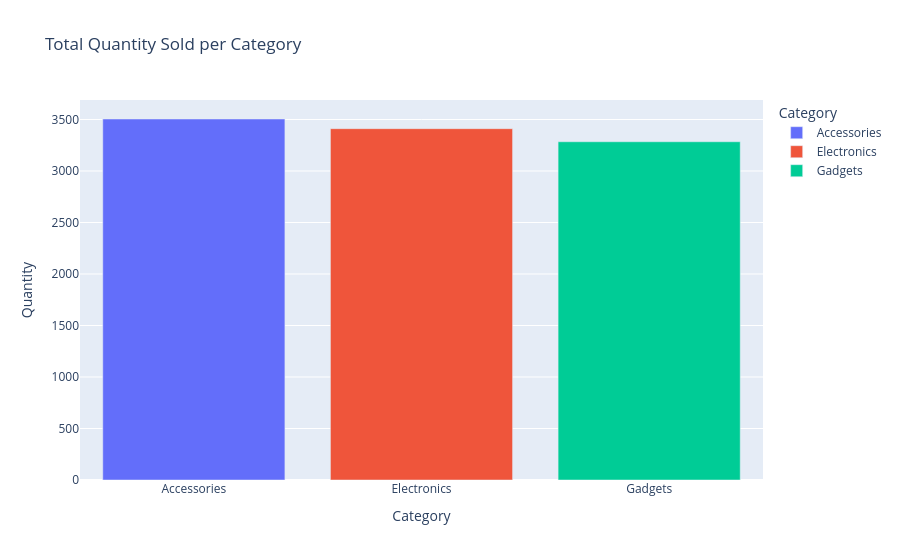

The cell this chart's notebook holds for it:
### Code cell
fig = px.bar(
    category_sales,
    x='Category',
    y='Quantity',
    title='Total Quantity Sold per Category',
    color='Category'
)

fig.show()

### Figure 1 — Plotly figure (JSON) as saved in the notebook; plotly's stock layout.template omitted (floating-point values rounded to 4 significant figures)
{"data": [{"hovertemplate": "Category=%{x}<br>Quantity=%{y}<extra></extra>", "legendgroup": "Accessories", "marker": {"color": "#636efa", "pattern": {"shape": ""}}, "name": "Accessories", "orientation": "v", "showlegend": true, "textposition": "auto", "type": "bar", "x": ["Accessories"], "xaxis": "x", "y": [3505], "yaxis": "y"}, {"hovertemplate": "Category=%{x}<br>Quantity=%{y}<extra></extra>", "legendgroup": "Electronics", "marker": {"color": "#EF553B", "pattern": {"shape": ""}}, "name": "Electronics", "orientation": "v", "showlegend": true, "textposition": "auto", "type": "bar", "x": ["Electronics"], "xaxis": "x", "y": [3411], "yaxis": "y"}, {"hovertemplate": "Category=%{x}<br>Quantity=%{y}<extra></extra>", "legendgroup": "Gadgets", "marker": {"color": "#00cc96", "pattern": {"shape": ""}}, "name": "Gadgets", "orientation": "v", "showlegend": true, "textposition": "auto", "type": "bar", "x": ["Gadgets"], "xaxis": "x", "y": [3284], "yaxis": "y"}], "layout": {"barmode": "relative", "legend": {"title": {"text": "Category"}, "tracegroupgap": 0}, "title": {"text": "Total Quantity Sold per Category"}, "xaxis": {"anchor": "y", "categoryarray": ["Accessories", "Electronics", "Gadgets"], "categoryorder": "array", "domain": [0, 1], "title": {"text": "Category"}}, "yaxis": {"anchor": "x", "domain": [0, 1], "title": {"text": "Quantity"}}}}
